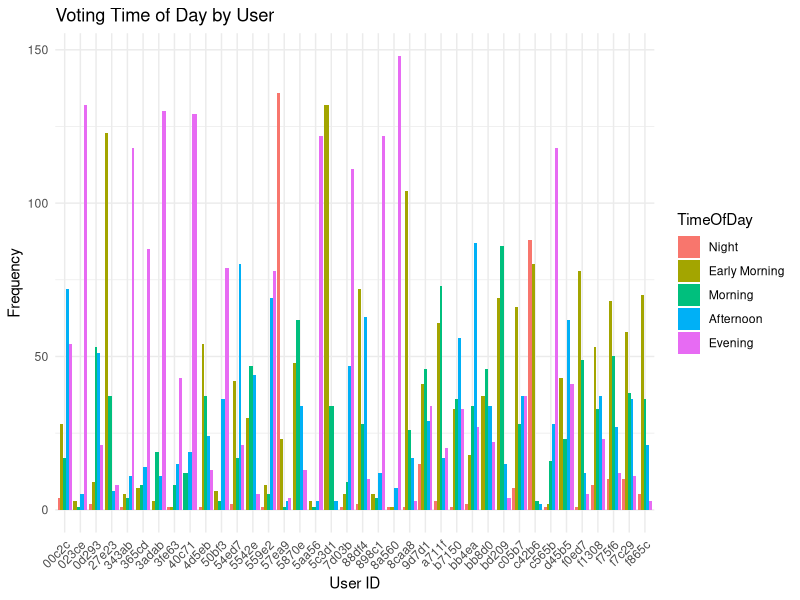
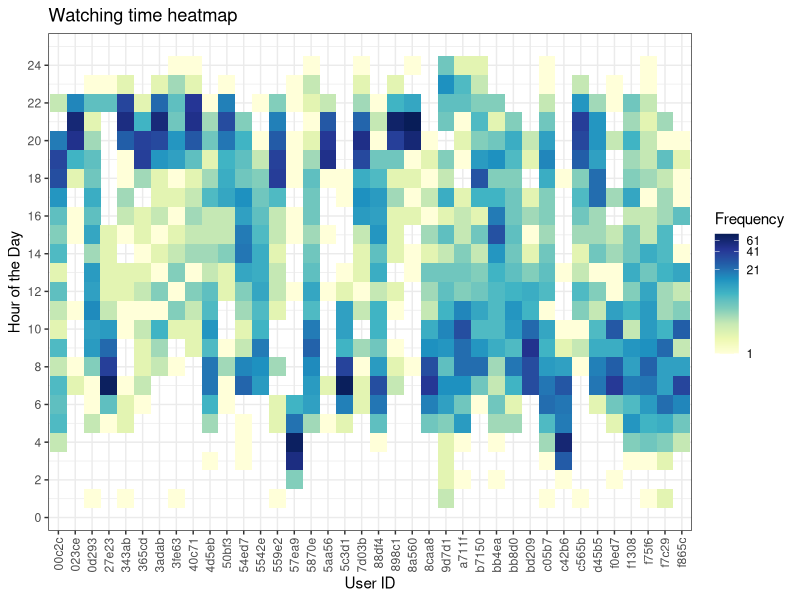
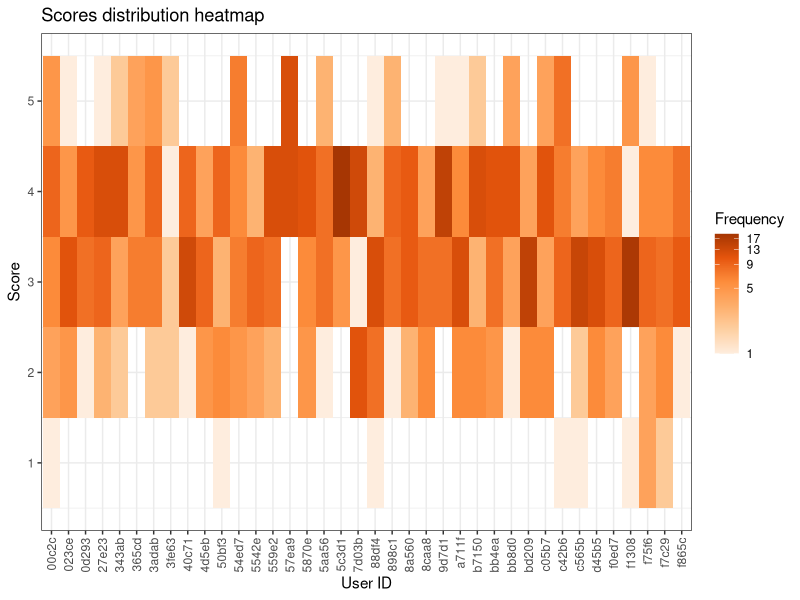
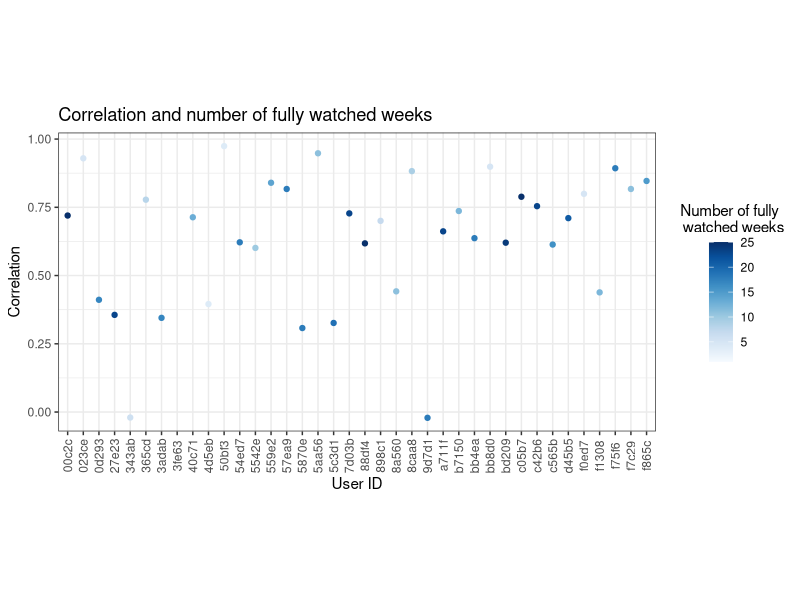

The R script that drew these images, in order:
## ---- chunk 1
library(tidyverse)
library(ggplot2)
library(RColorBrewer)
## ---- chunk 2
data_raw <- read_csv("data_for_plots.csv")
data_raw$hour <- format(as.POSIXct(data_raw$date), format = "%H")
data_raw$hour <- as.integer(data_raw$hour)
time_categories <- c("Night", "Early Morning", "Morning", "Afternoon", "Evening")

data_raw$TimeOfDay <- cut(
  data_raw$hour,
  breaks = c(0, 4, 8, 12, 18, 24),
  labels = time_categories,
  include.lowest = TRUE
)

ggplot(data_raw, aes(x = external_id, fill = TimeOfDay)) +
  geom_bar(position = "dodge") +
  labs(
    x = "User ID",
    y = "Frequency",
    title = "Voting Time of Day by User"
  ) +
  theme_minimal() +
  theme(axis.text.x = element_text(angle = 45, hjust = 1))

## ---- chunk 3
df <- read_csv("data_for_plots.csv")
df$hour <- format(as.POSIXct(df$date), format = "%H:%M")
df$hour <- gsub(":", ".", df$hour)
df$hour <- as.numeric(df$hour)
df$hour <- round(df$hour, digits = 0)
df$hour[df$hour == 0] <- 24
heatmap_data <- df %>%
  group_by(external_id, hour) %>%
  dplyr::summarize(Frequency = n())

# Define color palette
color_palette <- brewer.pal(9, "YlGnBu")

# Create the heatmap
ggplot(heatmap_data, aes(x = external_id, y = hour, fill = Frequency)) +
  geom_tile() +
  scale_fill_gradientn(colors = color_palette, trans = "log", 
  breaks = seq(1, max(heatmap_data$Frequency), by = 20)) +
  labs(
    x = "User ID",
    y = "Hour of the Day",
    title = "Watching time heatmap"
  ) +
  theme_bw() +
  theme(axis.text.x = element_text(angle = 90, hjust = 1, vjust=0.5)) +  scale_y_continuous(breaks = seq(0, 24, 2))
## ---- chunk 4
df <- read_csv("data_for_plots.csv")
df$hour <- format(as.POSIXct(df$date), format = "%H")
df$hour <- as.integer(df$hour)
df <- df[complete.cases(df$q2),]

heatmap_data <- df %>%
  group_by(external_id, q2) %>%
  dplyr::summarize(Frequency = n())

# Define color palette
color_palette <- brewer.pal(6, "Oranges")

# Create the heatmap
ggplot(heatmap_data, aes(x = external_id, y = q2, fill = Frequency)) +
  geom_tile() +
  scale_fill_gradientn(colors = color_palette, trans = "log", 
  breaks = seq(1, max(heatmap_data$Frequency), by = 4)) +
  labs(
    x = "User ID",
    y = "Score",
    title = "Scores distribution heatmap"
  ) +
  theme_bw() +
  theme(axis.text.x = element_text(angle = 90, hjust = 1, vjust=0.5))


## ---- chunk 5
library(RColorBrewer)
df_s <- read_csv("phase4_current_results.csv")

filtered_df <- df_s %>%
  filter(n == 7)

mean_scores <- filtered_df %>%
  group_by(week)  %>%
  dplyr::summarize(mean_score = mean(q2, na.rm = TRUE))

df_with_mean <- filtered_df %>%
  left_join(mean_scores, by = "week")


mean_correlation_per_user <- df_with_mean %>%
  group_by(external_id) %>%
  dplyr::summarize(mean_correlation = cor(q2, mean_score, use = "complete.obs"))

#this is to get percentage of watched videos (there were 175 videos in total)

#sum_watched_videos <- df_s %>%
  #group_by(external_id) %>%
  #dplyr::summarize(total_watched_videos = sum(n))

#df_for_plot <- sum_watched_videos %>%
  #left_join(mean_correlation_per_user, by = "external_id")

#df_for_plot$perc <- df_for_plot$total_watched_videos/1.75 

#this is to get number of fully watched weeks
sum_watched_weeks <- filtered_df %>%
  group_by(external_id) %>%
  dplyr::summarize(total_watched_weeks = sum(n))

df_for_plot <- sum_watched_weeks %>%
  left_join(mean_correlation_per_user, by = "external_id")

df_for_plot$weeks <- df_for_plot$total_watched_weeks/7 

my_color_palette <- colorRampPalette(brewer.pal(9, "Blues"))(n = 100)

ggplot(df_for_plot, aes(x = external_id, y = mean_correlation, color = weeks)) +
  geom_point() +
  scale_color_gradientn(colors = my_color_palette) +
  labs(x = "User ID", y = "Correlation", title = "Correlation and number of fully watched weeks") +
  theme_bw() +
  theme(axis.text.x = element_text(angle = 90, hjust = 0.5, vjust=0.5), aspect.ratio = 0.5) +
  guides(color = guide_colorbar(title = "Number of fully \n watched weeks", title.position = "top", title.hjust = 0.5, title.vjust = 0.5, wrap = TRUE))

